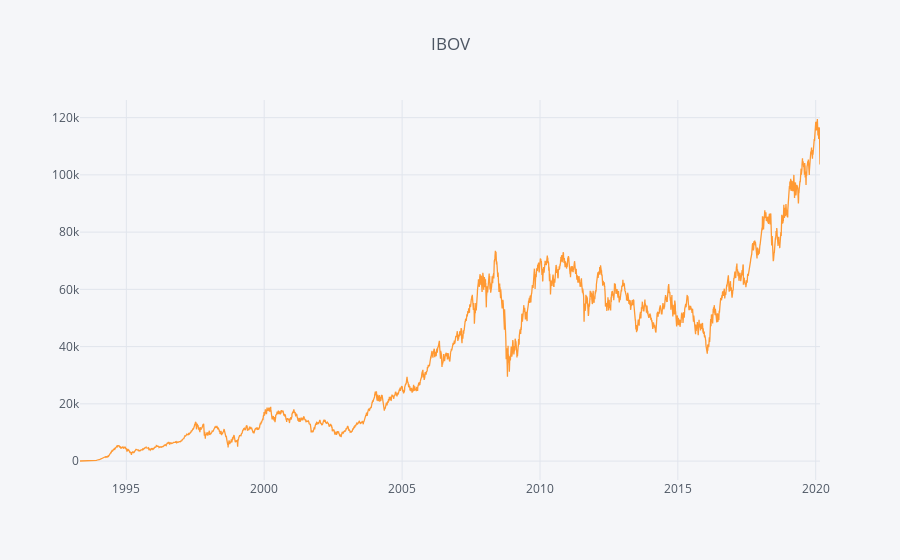

The notebook cell this image was saved under:
### Code cell
# visu
import plotly.plotly as ply
import cufflinks as cf

data.iplot(title="IBOV")

### Figure 1 — Plotly figure (JSON) as saved in the notebook; plotly's stock layout.template omitted (floating-point values rounded to 4 significant figures; data arrays with more than 128 entries replaced by an {"elided": "..."} marker saying what was removed)
{"data": [{"line": {"color": "rgba(255, 153, 51, 1.0)", "dash": "solid", "shape": "linear", "width": 1.3}, "mode": "lines", "name": "Close", "text": "", "type": "scatter", "uid": "e536644e-5cfd-47ae-a4ac-0507db483277", "x": {"elided": "6640 str values"}, "y": {"elided": "6640 float values"}}], "layout": {"legend": {"bgcolor": "#F5F6F9", "font": {"color": "#4D5663"}}, "paper_bgcolor": "#F5F6F9", "plot_bgcolor": "#F5F6F9", "title": {"font": {"color": "#4D5663"}, "text": "IBOV"}, "xaxis": {"gridcolor": "#E1E5ED", "showgrid": true, "tickfont": {"color": "#4D5663"}, "title": {"font": {"color": "#4D5663"}, "text": ""}, "zerolinecolor": "#E1E5ED"}, "yaxis": {"gridcolor": "#E1E5ED", "showgrid": true, "tickfont": {"color": "#4D5663"}, "title": {"font": {"color": "#4D5663"}, "text": ""}, "zerolinecolor": "#E1E5ED"}}}
